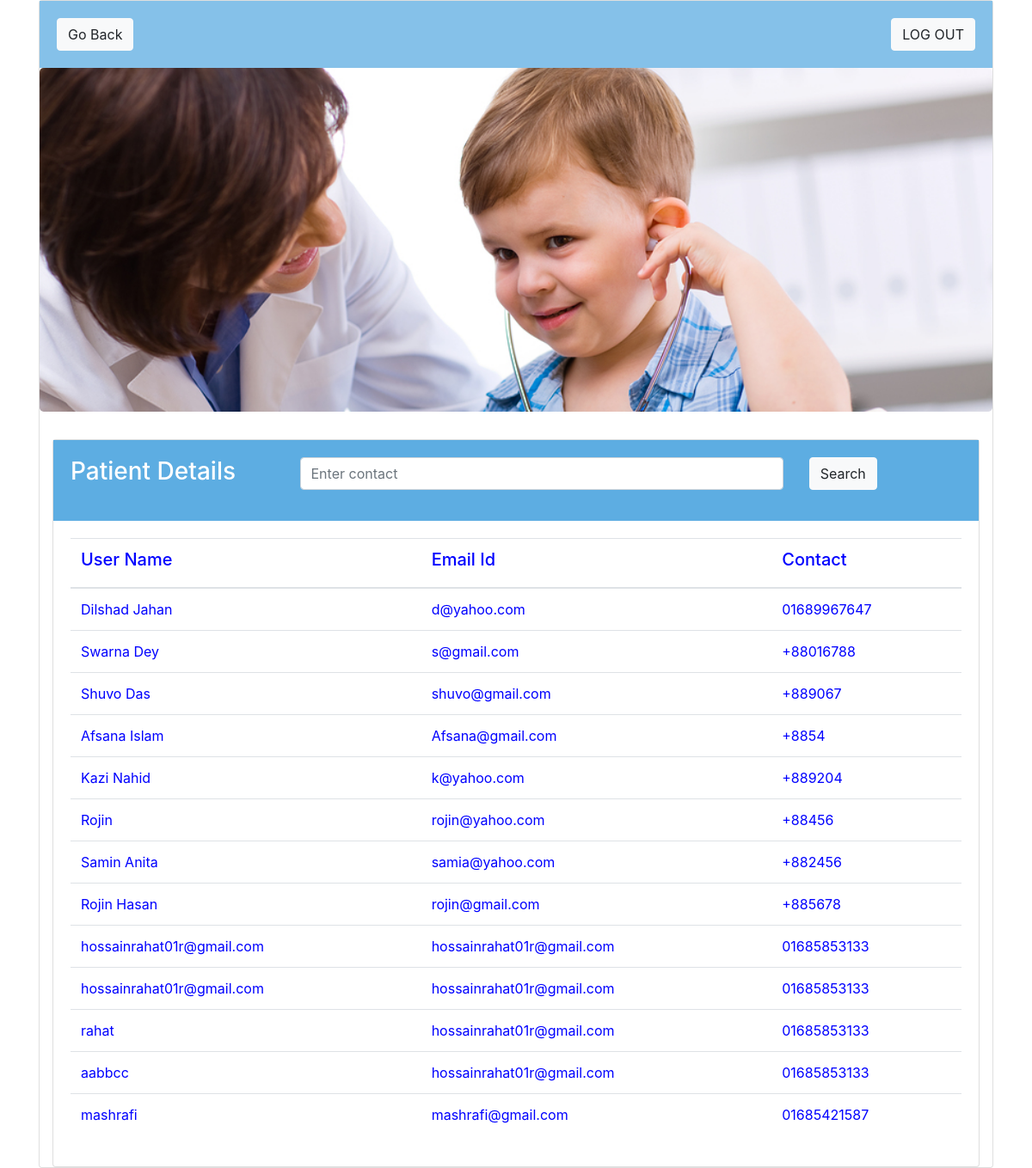
/dpatient_details.php, run on the app's committed database.
### tables this page shows
CREATE TABLE `doctorapp` (
  `username` varchar(40) NOT NULL,
  `password` varchar(40) NOT NULL,
  `email` varchar(40) NOT NULL,
  `contact` varchar(40) NOT NULL,
  `docapp` varchar(40) NOT NULL,
  `payment` varchar(40) NOT NULL,
  `prescription` longblob NOT NULL
);

### dfunc.php (the view)
<?php
$con=mysqli_connect("localhost","root","","pmsdb");
function get_patient_details(){
	global $con;
	$query="select * from doctorapp";
	$result=mysqli_query($con,$query);
	while ($row=mysqli_fetch_array($result)){
	$username=$row['username'];
	$email=$row['email'];
	$contact=$row['contact'];
	echo "<tr>
      <td>$username</td>
      <td>$email</td>
      <td>$contact</td>
    </tr>";
	}
}
?>

### dpatient_details.php (shortened to what this page needs)
<!DOCTYPE html>
<?php include("dfunc.php");?>
<html>
<head>
	<link rel="stylesheet" href="https://maxcdn.bootstrapcdn.com/bootstrap/4.0.0/css/bootstrap.min.css">
</head>
<body>
	<div class="container">
		<div class="card">
		<div class="card-body" style="background-color:#85C1E9 ">
			<div class="row">
				<div class="col-md-1">
			<a href="dadmin_panel.php" class="btn btn-light"> Go Back </a>
		</div>
		<div class="col-md-11" style="text-align: right">
			<a href="docindex.php" class="btn btn-light"> LOG OUT </a>
	</div>
</div>
</div>
		<div class="jumbotron" style="background:url('images/C.png') no-repeat;background-size:cover; height:400px;"></div>
	<div class="container">
		<div class="card">
		<div class="card-body" style="background-color:#5DADE2;color:#ffffff;">
			<div class="row">
		<div class="col-md-3"><h3>Patient Details</h3></div>
		<div class="col-md-8">
			<form class="form-group" action="dpatient_search.php" method="post">
				<div class="row">
				<div class="col-md-10"><input type="text" name="search" class="form-control" placeholder="Enter contact" required autofocus></div>
				<div class="col-md-2"><input type="submit" name="patient_search_submit" class="btn btn-light" value="Search"></div></div>
			</form>
	</div>
</div>
</div>
	<div class="card-body" style="background-color:;color:blue;">
	<table class="table table-hover">
  <thead>
    <tr>
      <th scope="col"><h5>User Name</h5></th>
      <th scope="col"><h5>Email Id</h5></th>
      <th scope="col"><h5>Contact</h5></th>
    </tr>
  </thead>
  <tbody>
    <?php get_patient_details(); ?>
  </tbody>
</table>
</div>
</div>
</body>
</html>

### data on the page
doctorapp: username "Dilshad Jahan", email "d@yahoo.com", contact "01689967647"
doctorapp: username "Swarna Dey", email "s@gmail.com", contact "+88016788"
doctorapp: username "Shuvo Das", email "shuvo@gmail.com", contact "+889067"
doctorapp: username "Afsana Islam", email "Afsana@gmail.com", contact "+8854"
doctorapp: username "Kazi Nahid", email "k@yahoo.com", contact "+889204"
doctorapp: username "Rojin", email "rojin@yahoo.com", contact "+88456"
doctorapp: username "Samin Anita", email "samia@yahoo.com", contact "+882456"
doctorapp: username "Rojin Hasan", email "rojin@gmail.com", contact "+885678"
doctorapp: username "hossainrahat01r@gmail.com", email "hossainrahat01r@gmail.com", contact "01685853133"
doctorapp: username "hossainrahat01r@gmail.com", email "hossainrahat01r@gmail.com", contact "01685853133"
doctorapp: username "rahat", email "hossainrahat01r@gmail.com", contact "01685853133"
doctorapp: username "aabbcc", email "hossainrahat01r@gmail.com", contact "01685853133"
doctorapp: username "mashrafi", email "mashrafi@gmail.com", contact "01685421587"
